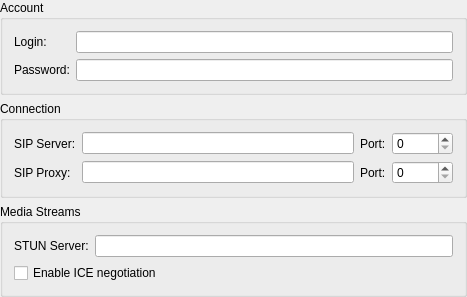
<?xml version="1.0" encoding="UTF-8"?>
<ui version="4.0">
 <class>SipAccountOptionsWidget</class>
 <widget class="QWidget" name="SipAccountOptionsWidget">
  <property name="geometry">
   <rect>
    <x>0</x>
    <y>0</y>
    <width>467</width>
    <height>248</height>
   </rect>
  </property>
  <property name="windowTitle">
   <string/>
  </property>
  <layout class="QVBoxLayout" name="verticalLayout_2">
   <property name="margin">
    <number>0</number>
   </property>
   <item>
    <widget class="QGroupBox" name="grbSipAccount">
     <property name="title">
      <string>Account</string>
     </property>
     <layout class="QGridLayout" name="gridLayout">
      <item row="0" column="0">
       <widget class="QLabel" name="lblSipLogin">
        <property name="text">
         <string>Login:</string>
        </property>
       </widget>
      </item>
      <item row="0" column="1">
       <widget class="QLineEdit" name="lneSipLogin"/>
      </item>
      <item row="1" column="0">
       <widget class="QLabel" name="lblSipPassword">
        <property name="text">
         <string>Password:</string>
        </property>
       </widget>
      </item>
      <item row="1" column="1">
       <widget class="QLineEdit" name="lneSipPassword">
        <property name="echoMode">
         <enum>QLineEdit::Password</enum>
        </property>
       </widget>
      </item>
     </layout>
    </widget>
   </item>
   <item>
    <widget class="QGroupBox" name="grbSipConnection">
     <property name="title">
      <string>Connection</string>
     </property>
     <layout class="QGridLayout" name="gridLayout_2">
      <item row="0" column="0">
       <widget class="QLabel" name="lblSipServerHost">
        <property name="text">
         <string>SIP Server:</string>
        </property>
       </widget>
      </item>
      <item row="0" column="1">
       <widget class="QLineEdit" name="lneSipServerHost"/>
      </item>
      <item row="0" column="2">
       <widget class="QLabel" name="lblSipServerPort">
        <property name="text">
         <string>Port:</string>
        </property>
       </widget>
      </item>
      <item row="0" column="3">
       <widget class="QSpinBox" name="spbSipServerPort">
        <property name="maximum">
         <number>65535</number>
        </property>
       </widget>
      </item>
      <item row="1" column="0">
       <widget class="QLabel" name="lblSipProxyHost">
        <property name="text">
         <string>SIP Proxy:</string>
        </property>
       </widget>
      </item>
      <item row="1" column="1">
       <widget class="QLineEdit" name="lneSipProxyHost"/>
      </item>
      <item row="1" column="2">
       <widget class="QLabel" name="lblSipProxyPort">
        <property name="text">
         <string>Port:</string>
        </property>
       </widget>
      </item>
      <item row="1" column="3">
       <widget class="QSpinBox" name="spbSipProxyPort">
        <property name="maximum">
         <number>65535</number>
        </property>
       </widget>
      </item>
     </layout>
    </widget>
   </item>
   <item>
    <widget class="QGroupBox" name="grbSipMedia">
     <property name="title">
      <string>Media Streams</string>
     </property>
     <layout class="QVBoxLayout" name="verticalLayout">
      <item>
       <layout class="QHBoxLayout" name="horizontalLayout">
        <item>
         <widget class="QLabel" name="lblSipStun">
          <property name="text">
           <string>STUN Server:</string>
          </property>
         </widget>
        </item>
        <item>
         <widget class="QLineEdit" name="lneSipStun"/>
        </item>
       </layout>
      </item>
      <item>
       <widget class="QCheckBox" name="chbSipIce">
        <property name="text">
         <string>Enable ICE negotiation</string>
        </property>
       </widget>
      </item>
     </layout>
    </widget>
   </item>
  </layout>
 </widget>
 <layoutdefault spacing="6" margin="11"/>
 <resources/>
 <connections/>
</ui>
